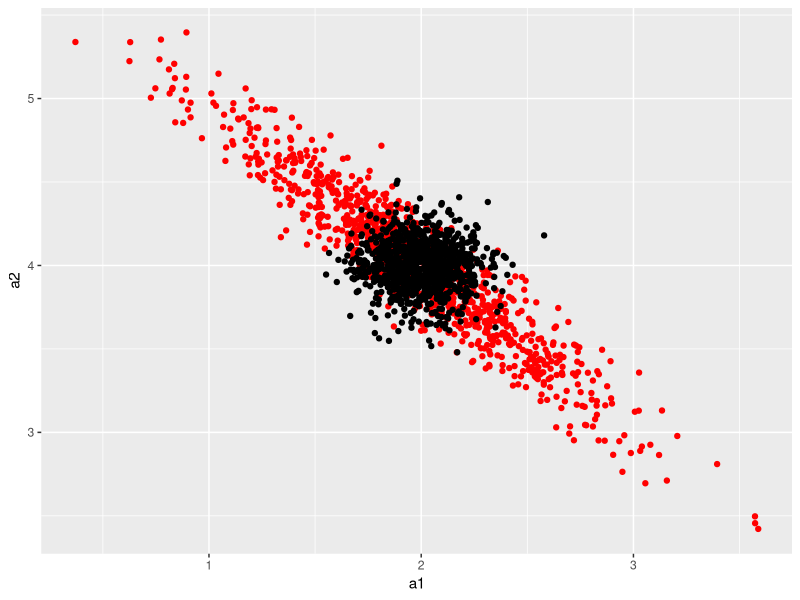
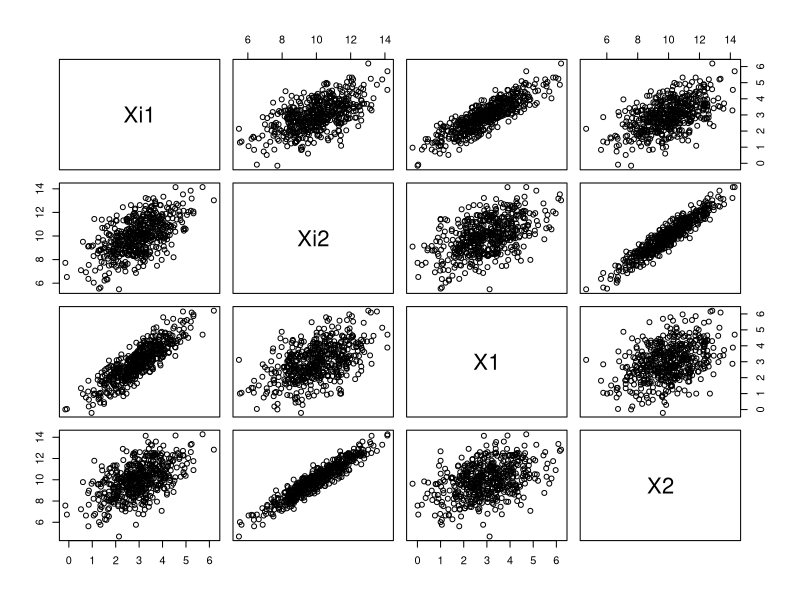
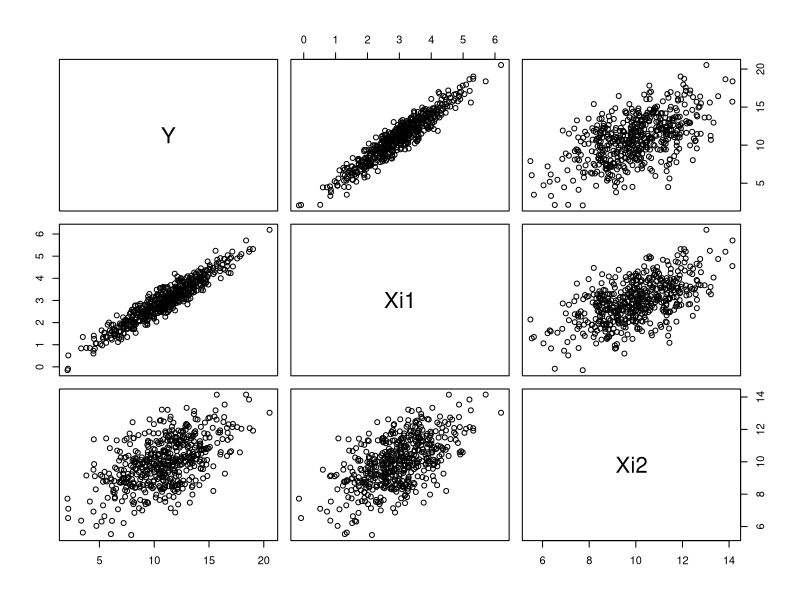
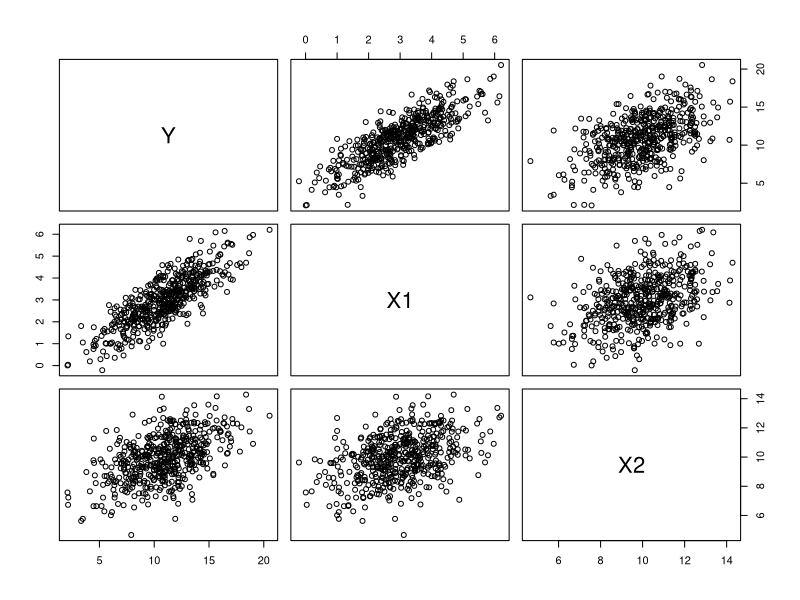
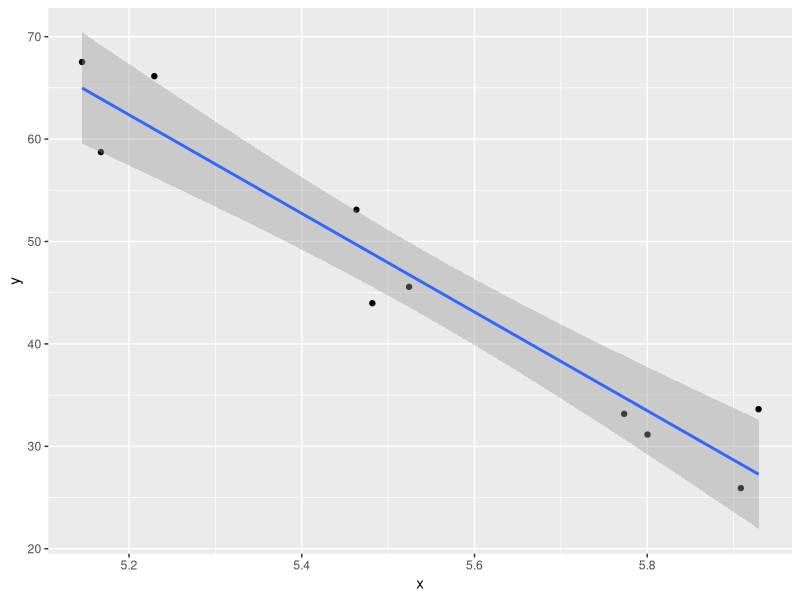

Write R code to recreate these figures, in order.
## ---- chunk 1
    library(tidyverse)    
    
    sim <- function(rho){
      #Number of samples to draw
      N = 50
    
      #Make a covariance matrix
      covar = matrix(c(1,rho, rho, 1), byrow = T, nrow = 2)

      # Append a column of 1s to N draws from a 2-dimensional  
      # Gaussian 
      # With covariance matrix covar
      X = cbind(rep(1,N),MASS::mvrnorm(N, mu = c(0,0), 
                  Sigma = covar))

      # True betas for our regression
      betas = c(1,2,4) #Y = 1 +2x^1 +4x^2 + eps

      # Make the outcome
      y = X%*%betas + rnorm(N,0,1)

      # Fit a linear model
      model = lm(y ~ X[,2] + X[,3])
      
      # Return a dataframe of the coefficients
      return(tibble(a1 = coef(model)[2], a2 = coef(model)[3]))     
    }
    
    #Run the function 1000 times and stack the results
    zero_covar = rerun(1000, sim(0)) %>% 
                 bind_rows
    
    #Same as above, but the covariance in covar matrix 
    #is now non-zero
    high_covar = rerun(1000, sim(0.95)) %>% bind_rows
    
    #plot
    zero_covar %>% 
      ggplot(aes(a1,a2)) +
      geom_point(data = high_covar, color = 'red') +
      geom_point()

## ---- chunk 2
a = 5
b = 2
N = 1000
X = runif(n = N, min = -2, max = 2)
Xa = X + rnorm(n = N, sd=.2)
Y = a*X + b + rnorm(n = N)
df = data.frame(Y=Y, X=X, Xa=Xa)

summary(lm(data=df, Y~X))
summary(lm(data=df, Y~Xa))
## ---- chunk 3
library(MASS)
library(dplyr)
b0 = 2
b1 = 3
b2 = 0
N = 500

mu = c(3,10)
Sigma = matrix(data=c(1,0.8,0.8,2), nrow = 2)
Xi = mvrnorm(n = N, mu, Sigma)

nu = c(0,0)
Theta = matrix(data=c(.3,-0.1,-0.1,.3), nrow = 2)
X = Xi + mvrnorm(n = N, nu, Theta)

df = as.data.frame(cbind(Xi,X))
names(df)=c("Xi1","Xi2","X1","X2")
plot(df)

df %>% mutate(Y = b0 + b1*Xi1 + b2*Xi2 + rnorm(n=n())) -> df

plot(df[c("Y","Xi1","Xi2")])
plot(df[c("Y","X1","X2")])

summary(lm(data=df, Y~Xi1+Xi2))
# summary(lm(data=df, Y~X1+X2))
## ---- chunk 4
library(ggplot2)
spurious_correlation = function(N = 10) {
  trial = 1
  while(TRUE) {
      X = runif(n = N, min = 5, max = 6)
      Y = runif(n = N, min = 20, max = 70)
      if(abs(cor(x = X, y = Y))>.95) {
          print(trial)
          return(data.frame(x = X, y = Y))
      }
      trial = trial + 1
  }
}
d = spurious_correlation();
d
summary(d)
cor(d)
ggplot(data = d, aes(x=x,y=y)) + geom_point() + geom_smooth(method="lm")

